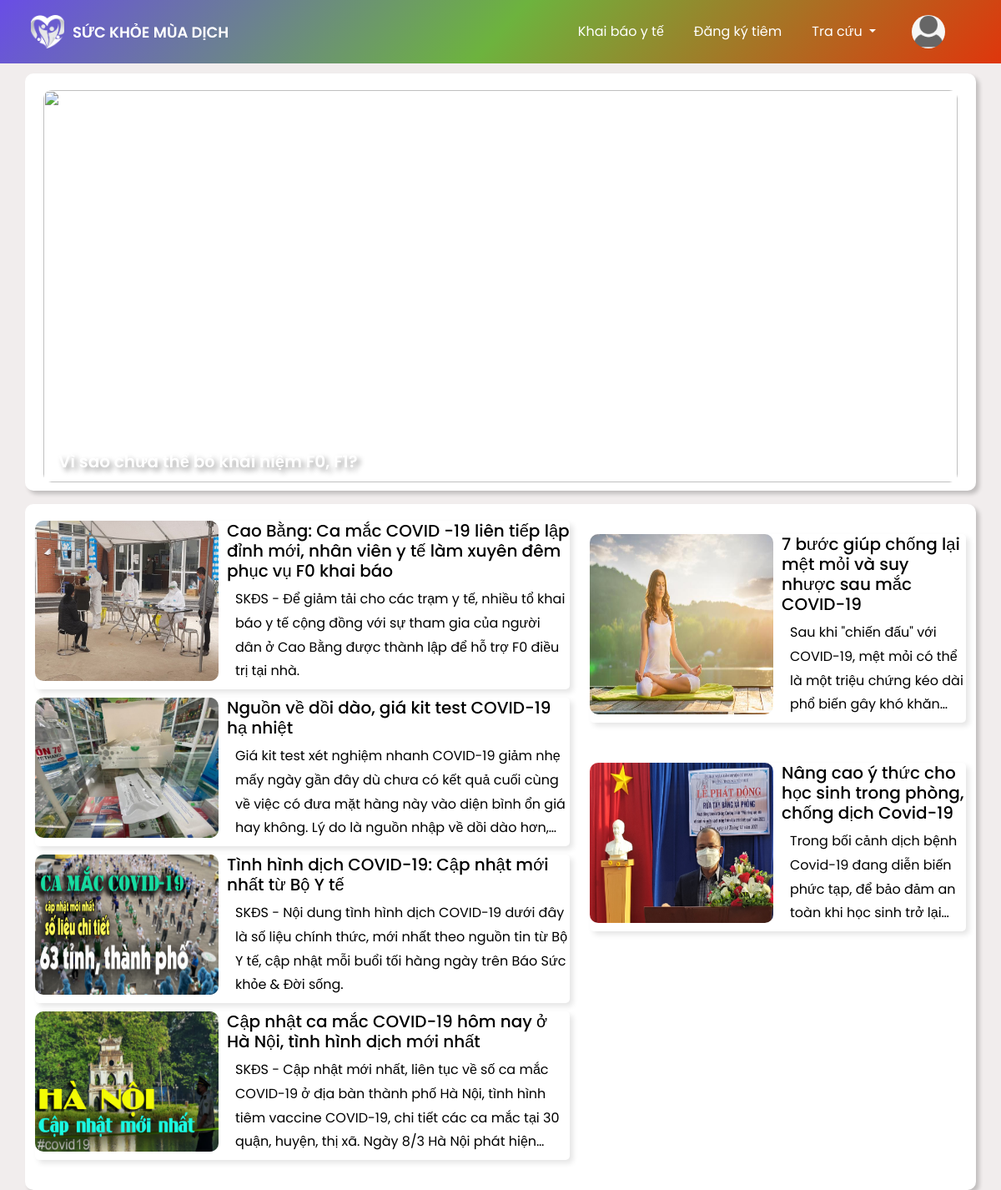
The page / on the database its author committed.
### tables this page shows
CREATE TABLE `post` (
  `id` int(11) NOT NULL,
  `Title` varchar(200) NOT NULL,
  `img` varchar(200) NOT NULL,
  `paragraph` varchar(500) NOT NULL,
  `date` date NOT NULL
);

### Controllers/BaseController.php (called while the page is built, shortened)
<?php
    class BaseController{
        protected function view($viewpath , array $data=[]){
            require(self::VIEW_FODER_NAME.'/'.str_replace('.','/',$viewpath).'.php');
        }
    }

### Controllers/UserController.php (called while the page is built, shortened)
<?php
class UserController extends BaseController
{
    public function index()
    {
        $PostModel = new PostModel;
        $data = $PostModel->getAll(['*'], ['column' => 'date', 'oder' => 'desc']);
        return $this->view('index', $data);
    }
}

### index.php (called while the page is built, shortened)
<?php
require "./Core/Database.php";
require "./Controllers/BaseController.php";
require "./Models/BaseModel.php";
$acctionName = $_REQUEST['acction'] ?? 'index';
$controllerObject = new $controllerName;
$controllerObject-> $acctionName();

### Models/BaseModel.php (called while the page is built, shortened)
<?php
class BaseModel extends Database
{
    protected $connect;
    public function __construct()
    {
        $this->connect =  $this->connect();
    }
    public function all($table,$select = ['*'],$orderby = [],$limit= 200){
        $column = implode(',',$select);
        $oderstring = implode(' ',$orderby);
        if($oderstring){
            $sql = "SELECT ${column} FROM ${table} ORDER BY ${oderstring} LIMIT ${limit}";
        }else
            $sql = "SELECT ${column} FROM ${table} LIMIT ${limit}";
        $query = $this->_query($sql);
        $data = [];
        While($row = mysqli_fetch_assoc($query)){
           array_push($data,$row);
        }
        return $data;
    }
    private function _query($sql){
         return mysqli_query($this->connect,$sql);
    }
}

### Core/Database.php (called while the page is built, shortened)
<?php
class Database{
    public function connect(){
        $this->connect  = mysqli_connect(self:: HOST,self::USERNAME,self::PASSWORD,self::DB_NAME);
        mysqli_set_charset($this->connect,"utf8");
        if(mysqli_connect_errno() ==0){
            return $this->connect;
        }
    }
}

### Models/PostModel.php (called while the page is built, shortened)
<?php
class PostModel extends BaseModel
{
    public function getAll($select = ['*'], $orderby = [],$limit= 200 ){
       return $this->all(self::TABLE,$select,$orderby,$limit);
    }
}

### Views/index.php (the view, shortened to what this page needs)
<?php
require "./Views/header.php";
?>
<div class="container">
  <div class="row">
    <div class="col-lg-12 new__wrap">
      <a href="#" class="new">
        <img src="https://www.thegioimaychu.vn/blog/wp-content/uploads/2021/07/TheGioiMayChu-Blog-Image.jpg" alt="">
        <span>Vì sao chưa thể bỏ khái niệm F0, F1?</span>
      </a>
    </div>
  </div>
  <div class="row mt-3 category__wrap">
    <div class="col-xl-7 col-md-12 mb-3">
      <?php
      for ($i = 0; $i < (count($data) * 4/7); $i++) {
      ?>
        <a class="category-left" href="/BTL_NHOM10/?controller=post&acction=details&id=<?php echo $data[$i]['id']  ?>" style="text-decoration: none ;">
          <img src="<?php echo $data[$i]['img']  ?>" alt="" >
          <div class="category-leftR" style=" padding-left: 10px" class="title1">
            <h5 style="color: #000;"><?php echo $data[$i]['Title']  ?></h5>
            <span style="color: #000;"><?php echo $data[$i]['paragraph']  ?></span>
          </div>
        </a>
      <?php
      }
      ?>
    </div>
    <div class="col-xl-5 col-sm-12 mb-3">
    <?php
      for ($i; $i < count($data); $i++) {
      ?>
        <a class="category-left mb-5 mt-3" href="/BTL_NHOM10/?controller=post&acction=details&id=<?php echo $data[$i]['id']  ?>" style="text-decoration: none ;">
          <img src="<?php echo $data[$i]['img']  ?>" alt="">
          <div class="category-leftR" style=" padding-left: 10px">
            <h5 style="color: #000;"><?php echo $data[$i]['Title']  ?></h5>
            <span style="color: #000;"><?php echo $data[$i]['paragraph']  ?></span>
          </div>
        </a>
      <?php
      }
      ?>
    </div>
  </div>
</div>
<?php
require "./Views/footer.php";
?>

### Views/css/style.css (style rules this page uses)
* { padding: 0; margin: 0; box-sizing: border-box; font-family: 'Poppins', sans-serif; }
body { height: 100vh; background-color: rgb(241, 237, 237) !important; }
.new__wrap { cursor: pointer; display: flex; width: 100%; background-color: #fff; padding: 20px 0 10px 0; justify-content: center; border-radius: 10px; box-shadow: 4px 4px 5px rgba(0, 0, 0, 0.2); font-size: 20px; font-weight: 600; height: 500px; position: relative; }
.row:first-child { margin-top: 5.5rem; }
.new { margin: 0 10px; width: 100%; }
.new span { position: absolute; left: 40px; bottom: 20px; color: #fff; text-shadow: 4px 4px 6px rgba(0, 0, 0, 0.4); }
.new img { width: 100%; height: 100%; object-fit: cover; border-radius: 10px; }
.category-left { text-decoration: none; cursor: pointer; display: flex; width: 100%; padding-bottom: 10px; box-shadow: 4px 4px 6px rgba(0, 0, 0, 0.1); border-radius: 5px; margin-bottom: 10px; }
.category-left img { max-width: 220px; }
.category-right span, .category-left span { padding-left: 10px; display: -webkit-box; -webkit-box-orient: vertical; -webkit-line-clamp: 4; overflow: hidden; line-height: 1.8rem; height: 7rem; }
.category__wrap { background-color: #fff; padding: 20px 0 10px 0; border-radius: 10px; box-shadow: 4px 4px 5px rgba(0, 0, 0, 0.2); }
.category__wrap img { border-radius: 10px; }

### rows shown on the page
post: img (picture), Title "Cao Bằng: Ca mắc COVID -19 liên tiếp lập đỉnh mới, nhân viên y tế làm xuyên đêm phục vụ F0 khai báo", paragraph "SKĐS - Để giảm tải cho các trạm y tế, nhiều tổ khai báo y tế cộng đồng với sự tham gia của người dân ở Cao Bằng được thành lập để hỗ trợ F0 điều trị tại nhà."
post: img (picture), Title "Nguồn về dồi dào, giá kit test COVID-19 hạ nhiệt", paragraph "Giá kit test xét nghiệm nhanh COVID-19 giảm nhẹ mấy ngày gần đây dù chưa có kết quả cuối cùng về việc có đưa mặt hàng này vào diện bình ổn giá hay không. Lý do là nguồn nhập về dồi dào…"
post: img (picture), Title "Tình hình dịch COVID-19: Cập nhật mới nhất từ Bộ Y tế", paragraph "SKĐS - Nội dung tình hình dịch COVID-19 dưới đây là số liệu chính thức, mới nhất theo nguồn tin từ Bộ Y tế, cập nhật mỗi buổi tối hàng ngày trên Báo Sức khỏe & Đời sống."
post: img (picture), Title "Cập nhật ca mắc COVID-19 hôm nay ở Hà Nội, tình hình dịch mới nhất", paragraph "SKĐS - Cập nhật mới nhất, liên tục về số ca mắc COVID-19 ở địa bàn thành phố Hà Nội, tình hình tiêm vaccine COVID-19, chi tiết các ca mắc tại 30 quận, huyện, thị xã. Ngày 8/3 Hà Nội phát…"
post: img (picture), Title "7 bước giúp chống lại mệt mỏi và suy nhược sau mắc COVID-19", paragraph "Sau khi \"chiến đấu\" với COVID-19, mệt mỏi có thể là một triệu chứng kéo dài phổ biến gây khó…"
post: img (picture), Title "Nâng cao ý thức cho học sinh trong phòng, chống dịch Covid-19", paragraph "Trong bối cảnh dịch bệnh Covid-19 đang diễn biến phức tạp, để bảo đảm an toàn khi học sinh trở…"
